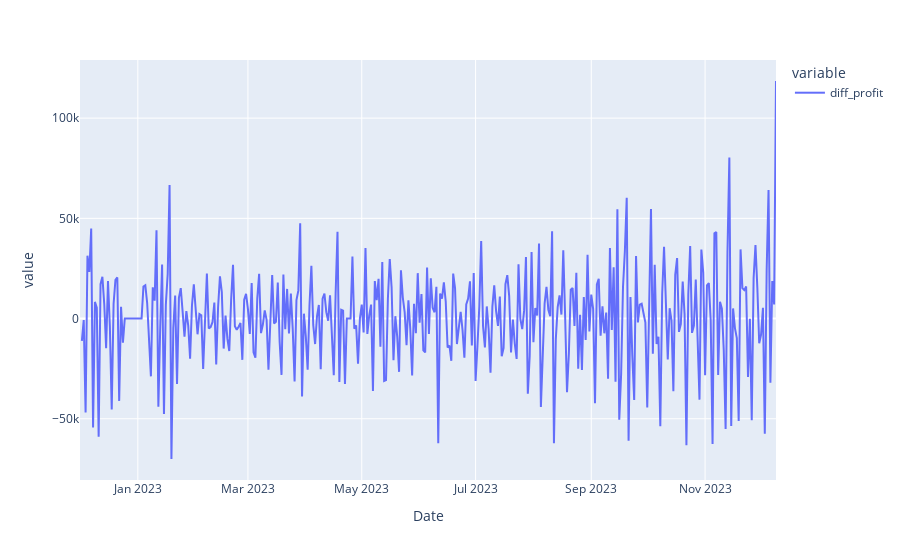

Notebook source saved alongside this figure:
### Code cell
# Visualizamos si hemos quitado la estacionalidad aplicando la primera diferencia
px.line(df_baseline['diff_profit'])

### Figure 1 — Plotly figure (JSON) as saved in the notebook; plotly's stock layout.template omitted (floating-point values rounded to 4 significant figures; data arrays with more than 128 entries replaced by an {"elided": "..."} marker saying what was removed)
{"data": [{"hovertemplate": "variable=diff_profit<br>Date=%{x}<br>value=%{y}<extra></extra>", "legendgroup": "diff_profit", "line": {"color": "#636efa", "dash": "solid"}, "marker": {"symbol": "circle"}, "mode": "lines", "name": "diff_profit", "orientation": "v", "showlegend": true, "type": "scatter", "x": {"elided": "374 str values"}, "xaxis": "x", "y": {"elided": "374 float values"}, "yaxis": "y"}], "layout": {"legend": {"title": {"text": "variable"}, "tracegroupgap": 0}, "margin": {"t": 60}, "xaxis": {"anchor": "y", "domain": [0, 1], "title": {"text": "Date"}}, "yaxis": {"anchor": "x", "domain": [0, 1], "title": {"text": "value"}}}}
